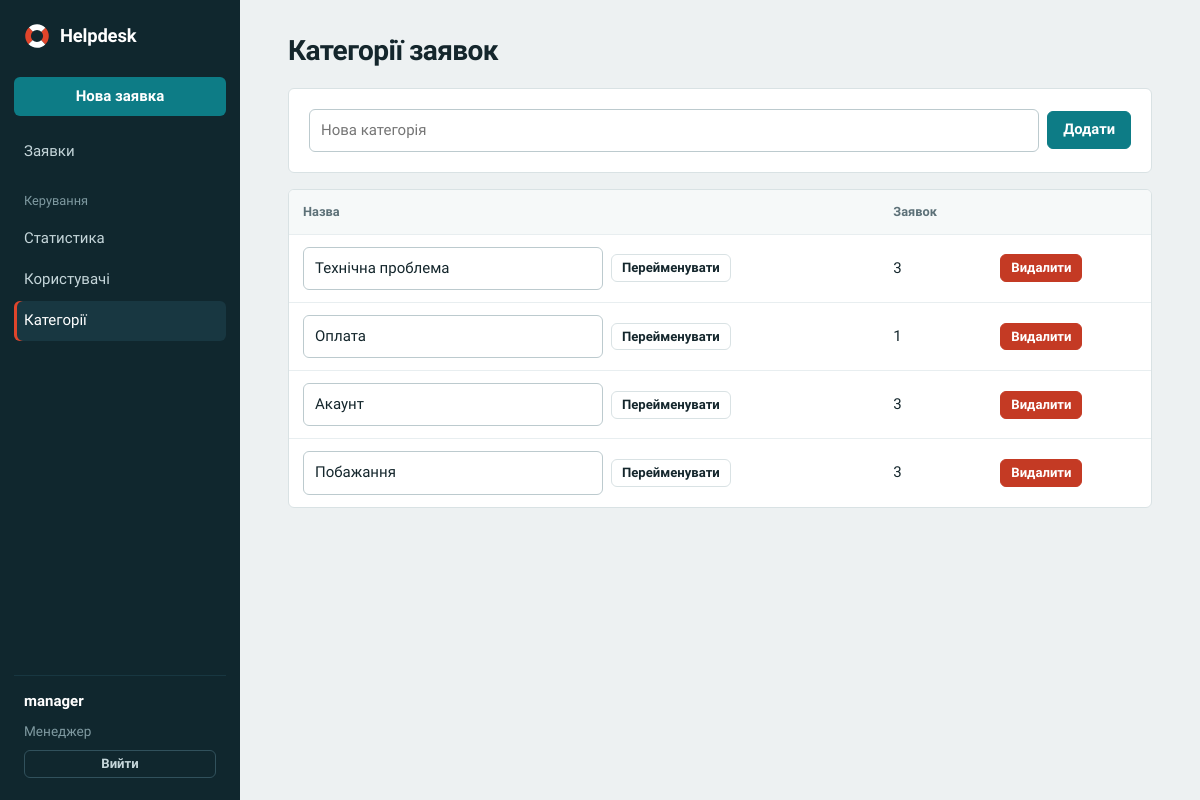
/manage/categories/ (signed in), run on the app's committed database.
### accounts/models.py (models this page shows, shortened)
class User(AbstractUser):
    class Role(models.TextChoices):
        CLIENT = "client", "Клієнт"
        AGENT = "agent", "Агент"
        MANAGER = "manager", "Менеджер"
    role = models.CharField("Роль", max_length=10, choices=Role.choices, default=Role.CLIENT)
    phone = models.CharField("Телефон", max_length=30, blank=True)
    bio = models.TextField("Про себе", blank=True)
    @property
    def is_client(self):
        return self.role == self.Role.CLIENT
    @property
    def is_manager(self):
        return self.role == self.Role.MANAGER

### tickets/models.py (models this page shows, shortened)
class Category(models.Model):
    name = models.CharField("Назва", max_length=80, unique=True)
    class Meta:
        ordering = ["name"]
        verbose_name = "Категорія"
        verbose_name_plural = "Категорії"

### tickets/views.py (the view, shortened to what this page needs)
# urls.py: path("manage/categories/", views.manage_categories, name="manage_categories"),
@role_required("manager")
def manage_categories(request):
    return render(request, "manage/categories.html", {
        "categories": Category.objects.annotate(n=Count("tickets"))})

### accounts/permissions.py (called while the page is built)
def role_required(*roles):
    def decorator(view):
        @wraps(view)
        @login_required
        def wrapper(request, *args, **kwargs):
            if request.user.role not in roles:
                raise PermissionDenied
            return view(request, *args, **kwargs)
        return wrapper
    return decorator

### templates/manage/categories.html (shortened to what this page needs)
{% extends "base.html" %}
{% block content %}
<h1>Категорії заявок</h1>
<form class="card actions" method="post">{% csrf_token %}
  <input name="name" placeholder="Нова категорія" style="flex:1" required><button class="btn">Додати</button></form>
<div class="table-wrap"><table>
  <tr><th>Назва</th><th>Заявок</th><th></th></tr>
  {% for c in categories %}
  <tr>
    <td><form class="actions" method="post" action="{% url 'manage_category_rename' c.pk %}">{% csrf_token %}
      <input name="name" value="{{ c.name }}" style="max-width:300px"><button class="btn secondary sm">Перейменувати</button></form></td>
    <td>{{ c.n }}</td>
    <td><form class="inline" method="post" action="{% url 'manage_category_delete' c.pk %}" onsubmit="return confirm('Видалити категорію?')">{% csrf_token %}
      <button class="btn danger sm">Видалити</button></form></td>
  </tr>
  {% endfor %}
</table></div>
{% endblock %}

### templates/base.html (shortened to what this page needs)
{% load static %}<!doctype html>
<html lang="uk">
<head>
  <link rel="stylesheet" href="{% static 'style.css' %}">
</head>
<body>
{% with url_name=request.resolver_match.url_name %}
{% if user.is_authenticated %}
<div class="shell">
  <aside class="side">
    <a class="brand" href="{% url 'ticket_list' %}">{% include "_logo.html" %}Helpdesk</a>
    <nav>
      <a class="new" href="{% url 'ticket_create' %}">Нова заявка</a>
      <a href="{% url 'ticket_list' %}" class="{% if url_name == 'ticket_list' or url_name == 'ticket_detail' %}on{% endif %}">{% if user.is_client %}Мої заявки{% else %}Заявки{% endif %}</a>
      {% if user.is_manager %}
        <div class="group">Керування</div>
        <a href="{% url 'manage_stats' %}" class="{% if url_name == 'manage_stats' %}on{% endif %}">Статистика</a>
        <a href="{% url 'manage_users' %}" class="{% if url_name == 'manage_users' %}on{% endif %}">Користувачі</a>
        <a href="{% url 'manage_categories' %}" class="{% if url_name == 'manage_categories' %}on{% endif %}">Категорії</a>
      {% endif %}
    </nav>
    <div class="me">
      <a href="{% url 'profile' %}">{{ user.username }}</a>
      <span class="role">{{ user.get_role_display }}</span>
      <form method="post" action="{% url 'logout' %}">{% csrf_token %}<button class="btn secondary sm">Вийти</button></form>
    </div>
  </aside>
  <main><div class="page">
{% endif %}
    {% block content %}{% endblock %}
{% if user.is_authenticated %}
  </div></main>
</div>
{% else %}
    </div>
    <div style="margin-bottom:auto"></div>
  </section>
</div>
{% endif %}
{% endwith %}
</body>
</html>

### static/style.css (style rules this page uses)
:root { --bg:#edf1f2; --surface:#fff; --ink:#14262c; --muted:#5d7178; --line:#d9e2e4; --line-soft:#e8eef0; --sea:#10272e; --sea-2:#183741; --sea-ink:#c5d6da; --sea-mute:#7f9aa1; --accent:#0d7c86; --accent-d:#0a626a; --accent-soft:#dff1f2; --signal:#e0452b; --bad:#c43a24; --radius:6px; --font:"Onest",system-ui,-apple-system,"Segoe UI",Roboto,sans-serif; --s-new:#2f6fd0; --s-new-bg:#e1ecfb; --s-new-ink:#1c4a94; --s-work:#d99a14; --s-work-bg:#fbefcf; --s-work-ink:#7a5208; --s-wait:#8a5bd0; --s-wait-bg:#eee6fa; --s-wait-ink:#573391; --s-done:#2c9a62; --s-done-bg:#dcf3e6; --s-done-ink:#1b6740; --s-closed:#8b9aa0; --s-closed-bg:#e6ebed; --s-closed-ink:#475a61; --s-rej:#c43a24; --s-rej-bg:#fbe3de; --s-rej-ink:#8a2616; }
* { box-sizing:border-box }
html { -webkit-text-size-adjust:100% }
body { margin:0;font-family:var(--font);font-size:15px;line-height:1.55;background:var(--bg);color:var(--ink) }
a { color:var(--accent-d);text-decoration:none }
.shell { display:grid;grid-template-columns:240px minmax(0,1fr);min-height:100vh }
.side { background:var(--sea);color:var(--sea-ink);display:flex;flex-direction:column;padding:22px 14px;position:sticky;top:0;height:100vh }
.brand { display:flex;align-items:center;gap:10px;color:#fff;font-weight:700;font-size:1.15rem;letter-spacing:-.01em;padding:0 10px 22px }
.side nav { display:flex;flex-direction:column;gap:2px }
.side nav a { color:var(--sea-ink);padding:8px 10px;border-radius:var(--radius);display:block }
.side nav a.on { background:var(--sea-2);color:#fff;box-shadow:inset 3px 0 0 var(--signal) }
.side .group { margin:18px 10px 6px;font-size:.8rem;color:var(--sea-mute) }
.side .new { margin:4px 0 14px;background:var(--accent);color:#fff;font-weight:600;text-align:center }
.side .me { margin-top:auto;border-top:1px solid var(--sea-2);padding:14px 10px 0;display:flex;flex-direction:column;gap:8px }
.side .me a { color:#fff;font-weight:600 }
.side .me .role { color:var(--sea-mute);font-size:.85rem }
.side .me .btn { background:transparent;border:1px solid #31515c;color:var(--sea-ink);width:100% }
.side form { margin:0 }
main { padding:34px clamp(18px,4vw,48px) 70px;min-width:0 }
.page { max-width:1080px }
h1 { margin:0 0 20px;font-size:1.75rem;line-height:1.2;letter-spacing:-.02em;font-weight:700 }
.card { background:var(--surface);border:1px solid var(--line);border-radius:var(--radius);padding:20px;margin-bottom:16px }
.btn { display:inline-block;border:1px solid var(--accent);border-radius:var(--radius);padding:8px 15px;font:inherit;font-weight:600;font-size:.92rem;cursor:pointer;background:var(--accent);color:#fff;line-height:1.35;text-align:center }
.btn.secondary { background:var(--surface);color:var(--ink);border-color:var(--line) }
.btn.danger { background:var(--bad);border-color:var(--bad) }
.btn.sm { padding:4px 10px;font-size:.82rem }
form.inline { display:inline }
.actions { display:flex;gap:8px;flex-wrap:wrap;align-items:center }
input,select,textarea { width:100%;padding:9px 11px;border:1px solid #bccace;border-radius:var(--radius);font:inherit;background:#fff;color:var(--ink) }
.table-wrap { overflow-x:auto;margin-bottom:18px;background:var(--surface);border:1px solid var(--line);border-radius:var(--radius) }
table { width:100%;border-collapse:collapse }
th,td { padding:12px 14px;text-align:left;border-bottom:1px solid var(--line-soft);vertical-align:middle }
th { font-size:.8rem;font-weight:600;color:var(--muted);background:#f6f9f9;white-space:nowrap }
tr:last-child td { border-bottom:0 }
@media (prefers-reduced-motion:no-preference) { .btn,.side nav a { transition:background-color .15s,border-color .15s } }

### data on the page
User: username "manager", role "Менеджер"
Category: name "Технічна проблема", n "3"
Category: name "Оплата", n "1"
Category: name "Акаунт", n "3"
Category: name "Побажання", n "3"
